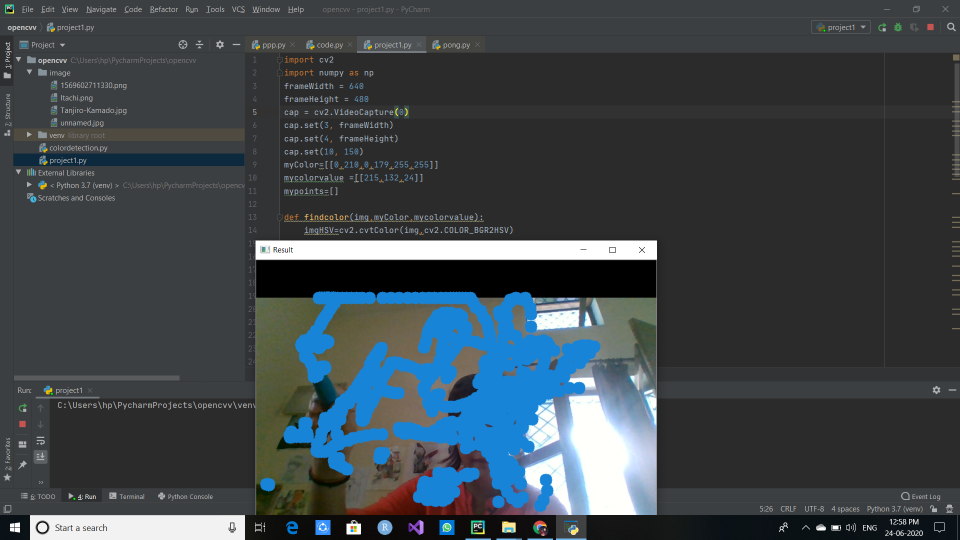
#> input picture 2020-06-24 (1).png, 1920 x 1080 px, given in place of the camera (shown at 1/2 size)
$ python project1.py
#> lines starting #> are read from the running program, lines starting #| are printed output that depends on the picture; after the words box and inside, x2 and y2 are one past the last pixel; in counts of white or black regions, pixels touching at a corner belong together
#> further down, img is the input picture: shape (1080, 1920, 3); mean B, G, R 73.8, 69, 61.3
import cv2
import numpy as np
frameWidth = 640
frameHeight = 480
cap = cv2.VideoCapture(0)
cap.set(3, frameWidth)
cap.set(4, frameHeight)
cap.set(10, 150)
myColor=[[0,210,0,179,255,255],
         [0,130,164,179,255,255]]
mycolorvalue =[[215,132,24],[24, 70, 219]]
mypoints=[]

def findcolor(img,myColor,mycolorvalue):
    imgHSV=cv2.cvtColor(img,cv2.COLOR_BGR2HSV)
#> imgHSV: shape (1080, 1920, 3); mean H, S, V 47.9, 34, 76.7
    count=0
    newpoints=[]
    for color in myColor:
        lower = np.array(color[0:3])
        upper = np.array(color[3:6])
        mask = cv2.inRange(imgHSV,lower,upper)
        x,y = getContours(mask)
        cv2.circle(imgResult,(x,y),10,mycolorvalue[count],cv2.FILLED)
        if x!=0 and y!=0:
            newpoints.append([x,y,count])
        count+=1
#> this loop made 2 passes
#> (x, y) on passes 1 to 2: (875, 587), (667, 584)
#> pass 1, in findcolor, `mask = cv2.inRange(imgHSV,lower,upper)`:
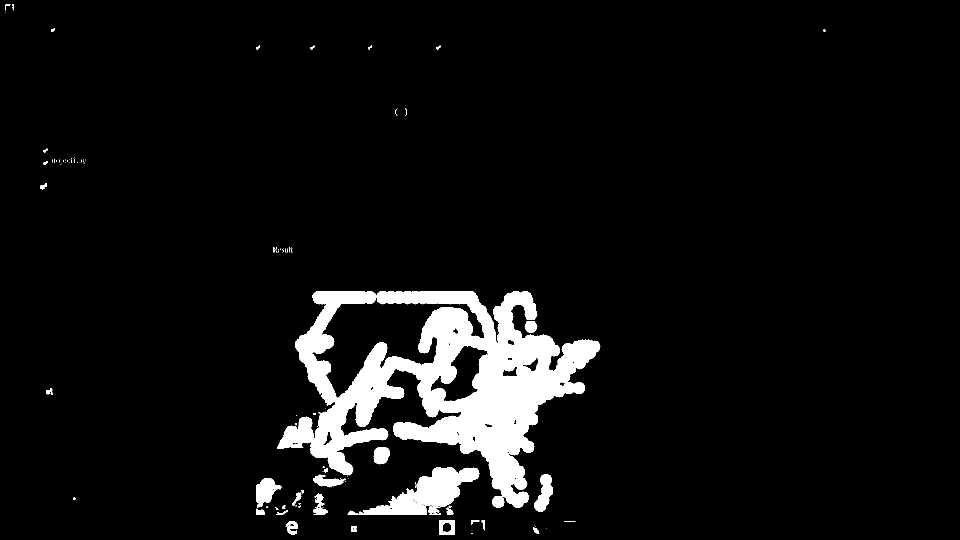
#> mask: shape (1080, 1920) (shown at 1/2 size); 6.2% white; 109 white regions (70 under 20 px), largest, box (x1, y1, x2, y2) and area: (555, 582, 1201, 1016) 110258, (695, 934, 960, 1030) 9947, (513, 956, 563, 1016) 1660
#> pass 2, in findcolor, `mask = cv2.inRange(imgHSV,lower,upper)`:
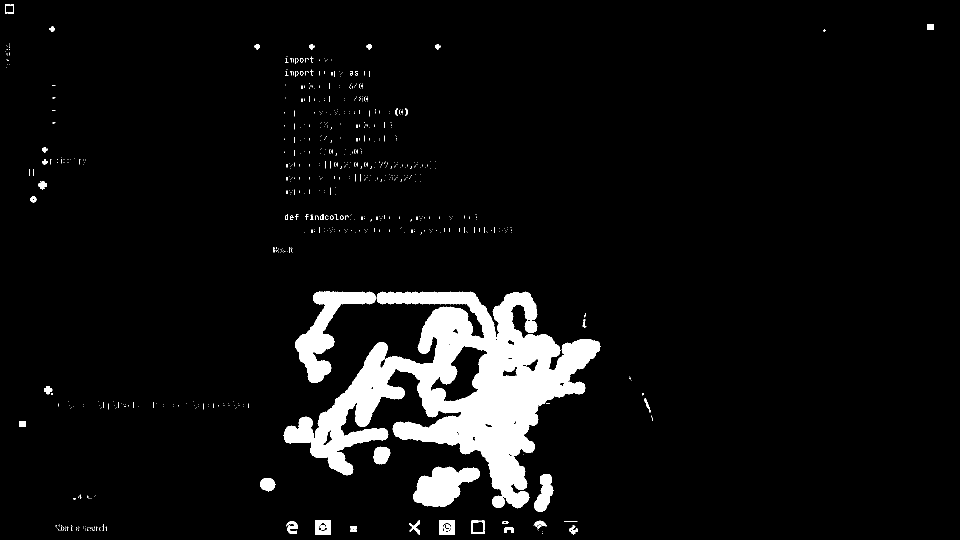
#> mask: shape (1080, 1920) (shown at 1/2 size); 6.2% white; 730 white regions (670 under 20 px), largest, box (x1, y1, x2, y2) and area: (567, 583, 1202, 1017) 101074, (590, 583, 752, 766) 9506, (826, 933, 960, 1014) 6625
#> after the loop: imgResult: shape (1080, 1920, 3); 0.02% of pixels changed, all inside (x1, y1, x2, y2) = (657, 574, 885, 595)
#> after the loop, count = 2; newpoints = [[875, 587, 0], [667, 584, 1]]
    return newpoints

def drawOnCanvas(mypoints,mycolorvalue):
    for point in mypoints:
        cv2.circle(imgResult, (point[0], point[1]), 10, mycolorvalue[point[2]], cv2.FILLED)


def getContours(img):
    contours,hierarchy = cv2.findContours(img,cv2.RETR_EXTERNAL,cv2.CHAIN_APPROX_NONE)
    x,y,w,h=0,0,0,0
    for cnt in contours:
        area = cv2.contourArea(cnt)
        if area>500:
            #cv2.drawContours(imgResult, cnt, -1, (255, 0, 0), 3)
            peri = cv2.arcLength(cnt,True)
            approx = cv2.approxPolyDP(cnt,0.02*peri,True)
            x, y, w, h = cv2.boundingRect(approx)
    return x+w//2,y

while True:
    success,img=cap.read()
    imgResult = img.copy()
    newpoints = findcolor(img, myColor,mycolorvalue)
#> newpoints = [[875, 587, 0], [667, 584, 1]]
    if newpoints!=0:
        for new in newpoints:
            mypoints.append(new)
#> this loop made 2 passes
#> after the loop, mypoints = [[875, 587, 0], [667, 584, 1]]
    if len(mypoints)!=0:
        drawOnCanvas(mypoints,mycolorvalue)
#> the loop in drawOnCanvas, `for point in mypoints:` made 2 passes

    cv2.imshow("Result", imgResult)
    if cv2.waitKey(1) & 0xFF==ord('q'):
#> (key q is pressed here)
        break
